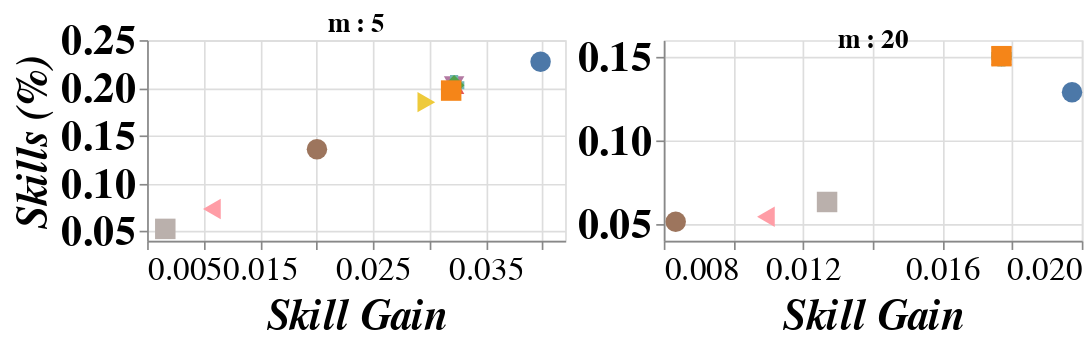

The notebook cell this image was saved under:
### Code cell
#Learners = 100
chrt[0].configure_title(fontSize=16, offset=-10)
